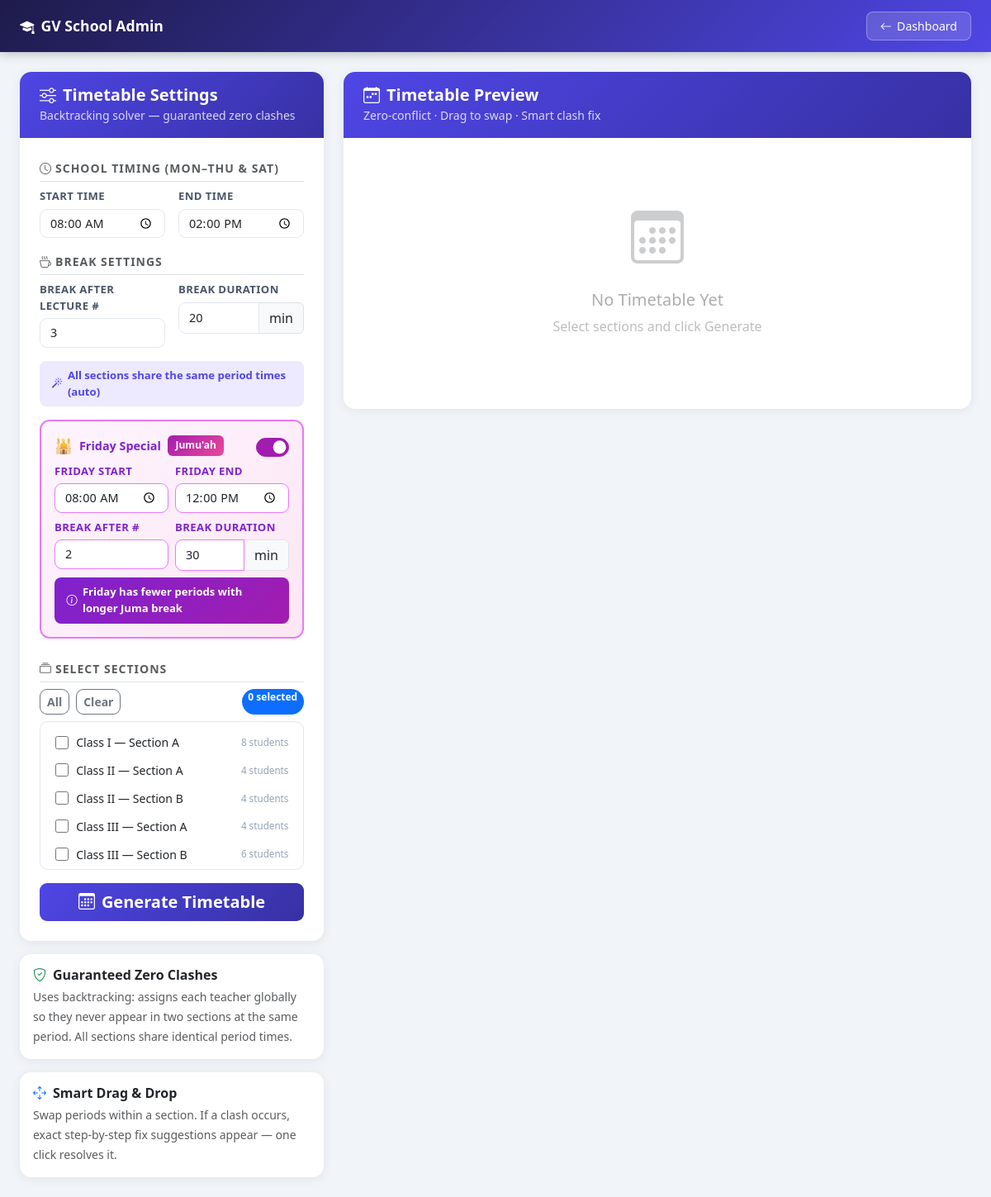
/man/timetable/ (signed in), run on the app's committed database.
### cls/models.py (models this page shows, shortened)
class Section(models.Model):
    grade         = models.ForeignKey(Grade, on_delete=models.CASCADE)
    section       = models.CharField(max_length=50)
    @property
    def student_count(self):
        return self.students_set.count()

class Grade(models.Model):
    id            = models.AutoField(primary_key=True)
    grade         = models.CharField(max_length=50)

### manager/views.py (the view)
# urls.py: path('timetable/',             views.timetable,      name='Timetable'),
@login_required(login_url='/man/')
def timetable(request):
    sections = Section.objects.select_related('grade').all().order_by(
        'grade__grade', 'section'
    )
    assigns_raw   = Assigned.objects.select_related('clas', 'clas__grade').all()
    teacher_cache = {}
    assignments   = []
    for a in assigns_raw:
        if a.Employee_ID not in teacher_cache:
            teacher = Teachers.objects.filter(Employee_ID=a.Employee_ID).first()
            if teacher:
                teacher_cache[a.Employee_ID] = f"{teacher.First_Name} {teacher.Last_Name}".strip()
            else:
                teacher_cache[a.Employee_ID] = str(a.Employee_ID)
        a.teacher_name = teacher_cache[a.Employee_ID]
        assignments.append(a)
    return render(request, 'add/timetable.html', {
        'sections'   : sections,
        'assignments': assignments,
    })

### manager/Templates/add/timetable.html (shortened to what this page needs)
<!DOCTYPE html>
<html lang="en">
<head>
  <link href="https://cdn.jsdelivr.net/npm/bootstrap@5.3.2/dist/css/bootstrap.min.css" rel="stylesheet">
  <link href="https://cdn.jsdelivr.net/npm/bootstrap-icons@1.11.3/font/bootstrap-icons.css" rel="stylesheet">
</head>
<body>
<nav class="top-nav no-print">
  <a class="brand" href="{% url 'Home' %}"><i class="bi bi-mortarboard-fill"></i> GV School Admin</a>
  <a class="back-btn" href="{% url 'Home' %}"><i class="bi bi-arrow-left"></i> Dashboard</a>
</nav>
<div class="container-fluid py-4 px-4 no-print">
  <div class="row g-4">
    <div class="col-lg-4">
      <div class="card">
        <div class="card-head">
          <h5 class="mb-0 fw-bold"><i class="bi bi-sliders me-2"></i>Timetable Settings</h5>
          <small style="opacity:.8">Backtracking solver — guaranteed zero clashes</small>
        </div>
        <div class="card-body p-4">
          <div class="mb-2 pb-1 border-bottom">
            <small class="text-uppercase text-muted fw-bold" style="letter-spacing:1px"><i class="bi bi-clock me-1"></i>School Timing (Mon–Thu & Sat)</small>
          </div>
          <div class="row g-3 mb-3">
            <div class="col-6">
              <label class="form-label">Start Time</label>
              <input type="time" id="startTime" class="form-control" value="08:00">
            </div>
            <div class="col-6">
              <label class="form-label">End Time</label>
              <input type="time" id="endTime" class="form-control" value="14:00">
            </div>
          </div>
          <div class="mb-2 pb-1 border-bottom">
            <small class="text-uppercase text-muted fw-bold" style="letter-spacing:1px"><i class="bi bi-cup-hot me-1"></i>Break Settings</small>
          </div>
          <div class="row g-3 mb-3">
            <div class="col-6">
              <label class="form-label">Break After Lecture #</label>
              <input type="number" id="breakAfter" class="form-control" value="3" min="1" max="11">
            </div>
            <div class="col-6">
              <label class="form-label">Break Duration</label>
              <div class="input-group">
                <input type="number" id="breakDur" class="form-control" value="20" min="5" max="60">
                <span class="input-group-text">min</span>
              </div>
            </div>
          </div>
          <div class="info-badge mb-3">
            <i class="bi bi-magic"></i>
            <span>All sections share the same period times (auto)</span>
          </div>
          <div class="friday-card mb-4">
            <div class="d-flex align-items-center justify-content-between mb-2">
              <div class="d-flex align-items-center gap-2">
                <span style="font-size:1.1rem">🕌</span>
                <span class="fw-bold" style="color:#7e22ce;font-size:.9rem">Friday Special</span>
                <span class="friday-badge">Jumu'ah</span>
              </div>
              <div class="form-check form-switch mb-0">
                <input class="form-check-input" type="checkbox" id="friToggle" onchange="toggleFri()" checked>
              </div>
            </div>
            <div id="friSettings">
              <div class="row g-2 mb-2">
                <div class="col-6">
                  <label class="form-label" style="color:#7e22ce">Friday Start</label>
                  <input type="time" id="friStart" class="form-control" value="08:00" style="border-color:#e879f9">
                </div>
                <div class="col-6">
                  <label class="form-label" style="color:#7e22ce">Friday End</label>
                  <input type="time" id="friEnd" class="form-control" value="12:00" style="border-color:#e879f9">
                </div>
              </div>
              <div class="row g-2 mb-2">
                <div class="col-6">
                  <label class="form-label" style="color:#7e22ce">Break After #</label>
                  <input type="number" id="friBreakAfter" class="form-control" value="2" min="1" max="10" style="border-color:#e879f9">
                </div>
                <div class="col-6">
                  <label class="form-label" style="color:#7e22ce">Break Duration</label>
                  <div class="input-group">
                    <input type="number" id="friBreakDur" class="form-control" value="30" min="5" max="60" style="border-color:#e879f9">
                    <span class="input-group-text">min</span>
                  </div>
                </div>
              </div>
              <div class="fri-info"><i class="bi bi-info-circle"></i><span>Friday has fewer periods with longer Juma break</span></div>
            </div>
          </div>
          <div class="mb-2 pb-1 border-bottom">
            <small class="text-uppercase text-muted fw-bold" style="letter-spacing:1px"><i class="bi bi-collection me-1"></i>Select Sections</small>
          </div>
          <div class="d-flex gap-2 mb-2">
            <button class="btn btn-outline-secondary btn-sm" onclick="selectAll()">All</button>
            <button class="btn btn-outline-secondary btn-sm" onclick="clearAll()">Clear</button>
            <span class="ms-auto badge bg-primary" id="selCount" style="border-radius:20px">0 selected</span>
          </div>
          <div class="section-picker" id="secPicker">
            {% for sec in sections %}
            <div class="sec-item">
              <input type="checkbox" id="s{{ sec.id }}" value="{{ sec.id }}"
                data-name="{{ sec.grade.grade }} — Section {{ sec.section }}" onchange="updateCount()">
              <label for="s{{ sec.id }}">{{ sec.grade.grade }} — Section {{ sec.section }}</label>
              <span class="sec-meta">{{ sec.student_count }} students</span>
            </div>
            {% endfor %}
          </div>
          <button class="btn btn-primary w-100 btn-lg mt-3" id="genBtn" onclick="generate()">
            <i class="bi bi-calendar3 me-2"></i>Generate Timetable
          </button>
        </div>
      </div>
      <div class="card mt-3">
        <div class="card-body p-3">
          <h6 class="fw-bold mb-1"><i class="bi bi-shield-check me-2 text-success"></i>Guaranteed Zero Clashes</h6>
          <small class="text-muted">Uses backtracking: assigns each teacher globally so they never appear in two sections at the same period. All sections share identical period times.</small>
        </div>
      </div>
      <div class="card mt-3">
        <div class="card-body p-3">
          <h6 class="fw-bold mb-1"><i class="bi bi-arrows-move me-2 text-primary"></i>Smart Drag & Drop</h6>
          <small class="text-muted">Swap periods within a section. If a clash occurs, exact step-by-step fix suggestions appear — one click resolves it.</small>
        </div>
      </div>
    </div>
    <div class="col-lg-8">
      <div class="card">
        <div class="card-head d-flex justify-content-between align-items-center">
          <div>
            <h5 class="mb-0 fw-bold"><i class="bi bi-calendar-week me-2"></i>Timetable Preview</h5>
            <small style="opacity:.8">Zero-conflict · Drag to swap · Smart clash fix</small>
          </div>
        </div>
        <div class="card-body p-4">
          <div id="placeholder" class="text-center py-5 text-muted">
            <i class="bi bi-calendar3" style="font-size:4rem;opacity:.3"></i>
            <h5 class="mt-3" style="opacity:.5">No Timetable Yet</h5>
            <p style="opacity:.4">Select sections and click Generate</p>
          </div>
        </div>
      </div>
    </div>
  </div>
</div>
</body>
</html>

### manager/Templates/add/timetable.html (style rules this page uses)
:root { --primary:#4f46e5;--primary-d:#3730a3;--bg:#f1f5f9 }
body { background:var(--bg);font-family:'Segoe UI',sans-serif }
.top-nav { background:linear-gradient(135deg,#1e1b4b,#4f46e5);padding:.85rem 1.5rem;display:flex;align-items:center;justify-content:space-between;box-shadow:0 2px 12px rgba(0,0,0,.25) }
.top-nav .brand { color:#fff;font-weight:700;font-size:1.1rem;text-decoration:none;display:flex;align-items:center;gap:.5rem }
.top-nav .back-btn { background:rgba(255,255,255,.15);color:#fff;border:1px solid rgba(255,255,255,.3);border-radius:8px;padding:.4rem 1rem;font-size:.88rem;text-decoration:none;transition:.2s;display:flex;align-items:center;gap:.4rem }
.card { border:none;border-radius:14px;box-shadow:0 2px 14px rgba(0,0,0,.07) }
.card-head { background:linear-gradient(135deg,#4f46e5,#3730a3);color:#fff;border-radius:14px 14px 0 0;padding:1rem 1.5rem }
.form-control,.form-select { border-radius:9px;border:1.5px solid #e2e8f0;font-size:.9rem }
.form-label { font-weight:600;font-size:.82rem;color:#475569;text-transform:uppercase;letter-spacing:.4px;margin-bottom:.3rem;display:block }
.btn { border-radius:9px;font-weight:600 }
.btn-primary { background:linear-gradient(135deg,#4f46e5,#3730a3);border:none }
.info-badge { background:#ede9fe;color:#4f46e5;border-radius:8px;padding:.5rem .9rem;font-size:.82rem;font-weight:600;display:flex;align-items:center;gap:.4rem;margin-top:.5rem }
.friday-card { background:linear-gradient(135deg,#fdf4ff,#fce7f3);border:2px solid #e879f9;border-radius:12px;padding:1rem }
.friday-badge { background:linear-gradient(135deg,#a21caf,#ec4899);color:#fff;border-radius:6px;padding:.2rem .6rem;font-size:.75rem;font-weight:700 }
.fri-info { background:linear-gradient(135deg,#7e22ce,#a21caf);color:#fff;border-radius:8px;padding:.5rem .9rem;font-size:.82rem;font-weight:600;display:flex;align-items:center;gap:.4rem;margin-top:.5rem }
.form-switch .form-check-input { width:2.5em;height:1.4em;cursor:pointer }
.form-check-input:checked { background-color:#a21caf;border-color:#a21caf }
.section-picker { border:1.5px solid #e2e8f0;border-radius:10px;max-height:180px;overflow-y:auto;padding:.5rem;scrollbar-width:thin;scrollbar-color:#c7d2fe transparent }
.sec-item { display:flex;align-items:center;gap:.6rem;padding:.4rem .6rem;border-radius:8px;cursor:pointer;transition:.15s }
.sec-item input { accent-color:var(--primary);width:16px;height:16px }
.sec-item label { cursor:pointer;font-size:.88rem;font-weight:500;margin:0 }
.sec-meta { font-size:.73rem;color:#94a3b8;margin-left:auto }

### data on the page
Section: grade.grade "Class I", section "A", student_count "8"
Section: grade.grade "Class II", section "A", student_count "4"
Section: grade.grade "Class II", section "B", student_count "4"
Section: grade.grade "Class III", section "A", student_count "4"
Section: grade.grade "Class III", section "B", student_count "6"
